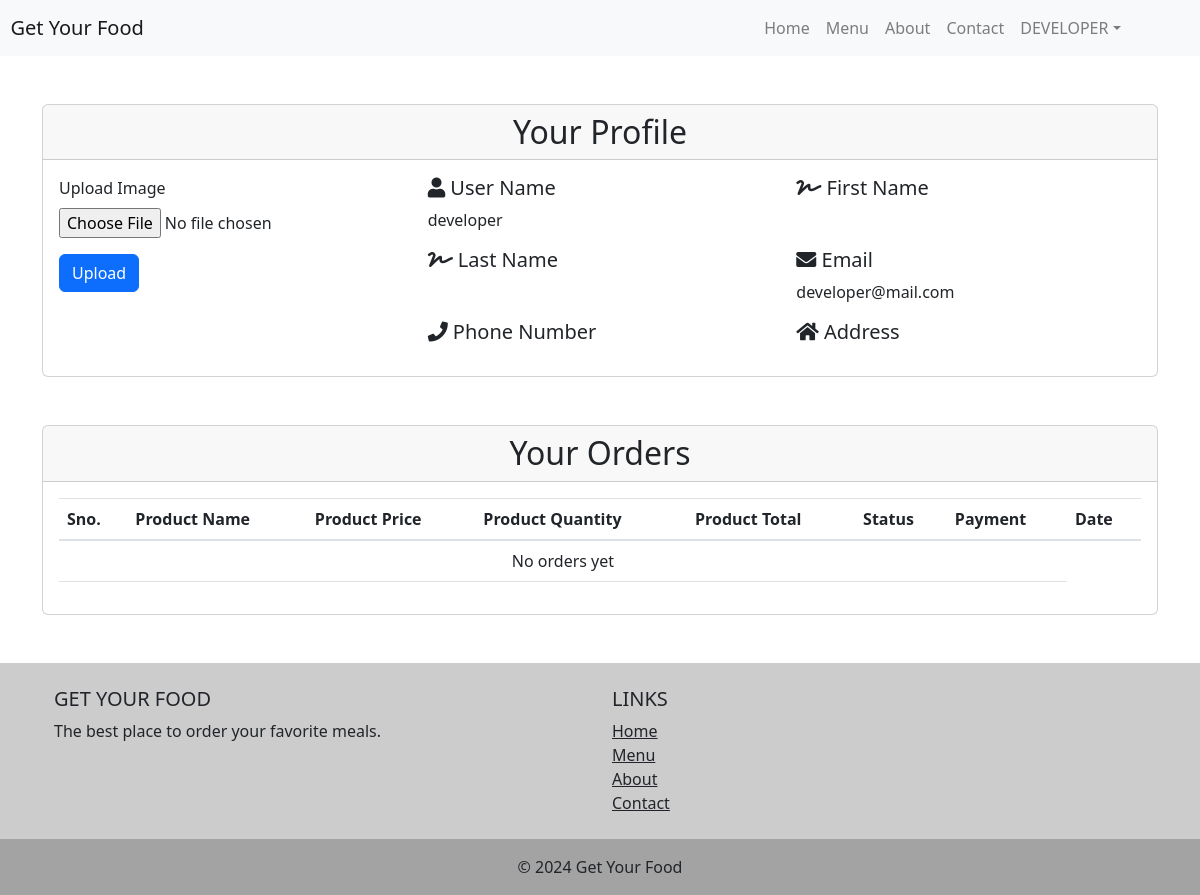
Page /profile/ (signed in) on the earlier database version.
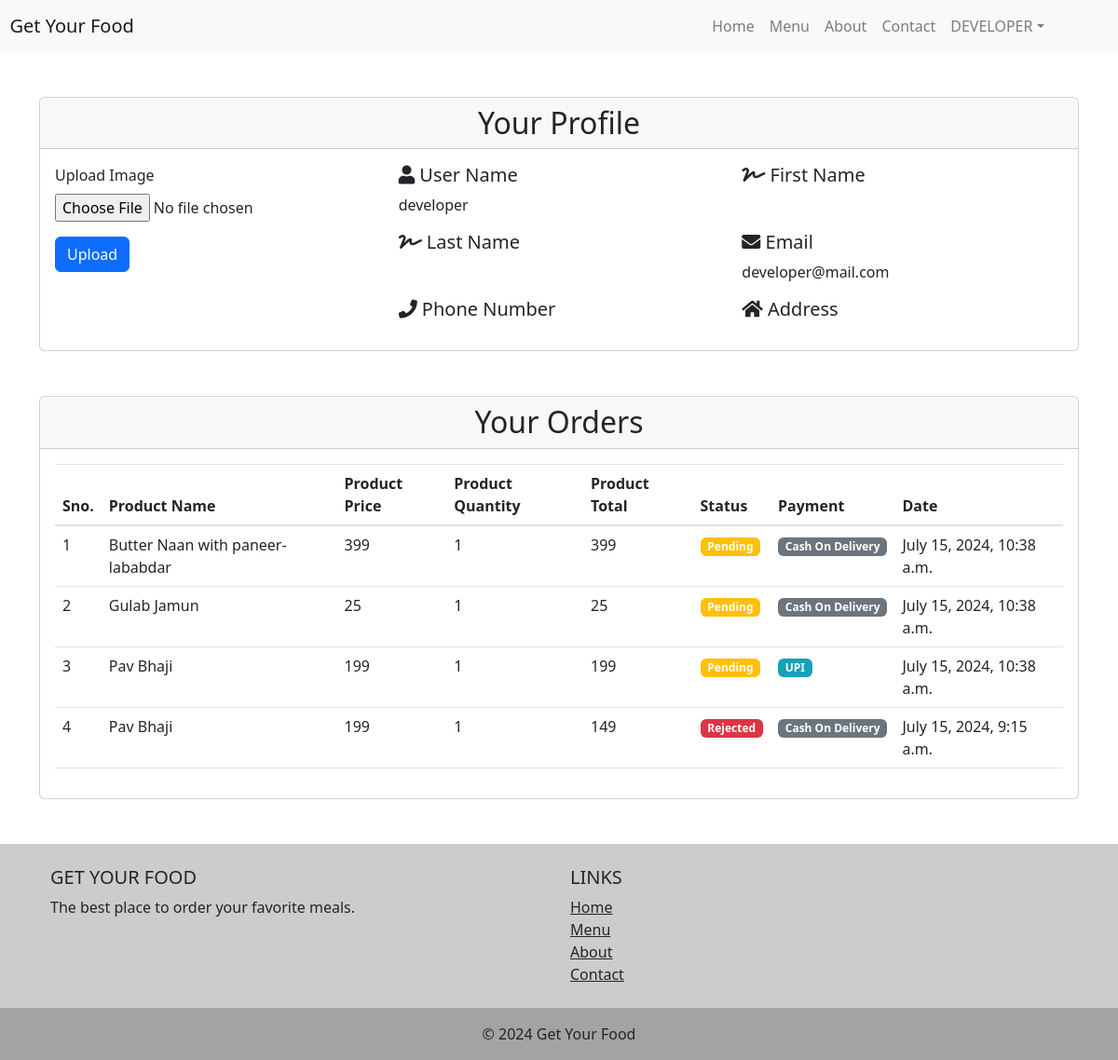
Same page on the later database version.
### myapp/models.py (models this page shows, shortened)
class Orders(models.Model):
    status_choices = [
        ('p', 'Pending'),
        ('c', 'Completed'),
        ('r', 'Rejected'),
    ]
    payment_choices = [
        ('cod', 'Cash on Delivery'),
        ('u', 'Upi'),
        ('c', 'Card'),
    ]
    user = models.ForeignKey(CustomUser, on_delete=models.CASCADE)
    product = models.ForeignKey(Product, on_delete=models.CASCADE)
    quantity = models.PositiveIntegerField()
    total = models.PositiveIntegerField()
    created_at = models.DateTimeField(auto_now_add=True)
    status = models.CharField(max_length=100, choices=status_choices, default='p')
    payment = models.CharField(max_length=100, choices=payment_choices, default='cod')
    class Meta:
        ordering = ['-created_at']

class Product(models.Model):
    name = models.CharField(max_length=100)
    price = models.IntegerField(default=0)
    description = models.CharField(max_length=100)
    image = models.ImageField(upload_to='images/')
    category = models.ForeignKey(Category, on_delete=models.CASCADE)
    class Meta:
        ordering = ['category']

### myapp/views.py (the view, shortened to what this page needs)
# urls.py: path('profile/', views.UserProfile.as_view(), name='profile'),
class UserProfile(View):
    @method_decorator(login_required)
    def get(self, request):
        user_orders = Orders.objects.filter(user=request.user)
        return render(request, 'profile.html' ,{'orders': user_orders})

### myapp/templates/profile.html (shortened to what the changed rows need)
{% extends 'base.html' %}
{% block content %}
<div class="container my-5">
    <div class="card mb-5">
        <div class="card-header">
            <h2 class="text-center mb-0">Your Profile</h2>
        </div>
    </div>
    <div class="card">
        <div class="card-header">
            <h2 class="text-center mb-0">Your Orders</h2>
        </div>
        <div class="card-body">
            <div class="table-responsive">
                <table class="table table-hover">
                    <thead>
                        <tr>
                            <th scope="col">Sno.</th>
                            <th scope="col">Product Name</th>
                            <th scope="col">Product Price</th>
                            <th scope="col">Product Quantity</th>
                            <th scope="col">Product Total</th>
                            <th scope="col">Status</th>
                            <th scope="col">Payment</th>
                            <th scope="col">Date</th>
                        </tr>
                    </thead>
                    <tbody>
                        {% for order in orders %}
                        <tr>
                            <td>{{forloop.counter}}</td>
                            <td>{{ order.product.name }}</td>
                            <td>{{ order.product.price }}</td>
                            <td>{{ order.quantity }}</td>
                            <td>{{ order.total }}</td>
                            <td>
                                {% if order.status == 'c' %}
                                <span class="badge badge-success">Completed</span>
                                {% elif order.status == 'r' %}
                                <span class="badge badge-danger">Rejected</span>
                                {% else %}
                                <span class="badge badge-warning">Pending</span>
                                {% endif %}
                            </td>
                            <td>
                                {% if order.payment == 'c' %}
                                <span class="badge badge-primary">Card</span>
                                {% elif order.payment == 'u' %}
                                <span class="badge badge-info">UPI</span>
                                {% else %}
                                <span class="badge badge-secondary">Cash On Delivery</span>
                                {% endif %}
                            </td>
                            <td>{{ order.created_at }}</td>
                        </tr>
                        {% empty %}
                        <tr>
                            <td colspan="7" class="text-center">No orders yet</td>
                        </tr>
                        {% endfor %}
                    </tbody>
                </table>
            </div>
        </div>
    </div>
</div>
<link href="https://cdnjs.cloudflare.com/ajax/libs/font-awesome/5.15.4/css/all.min.css" rel="stylesheet">
{% endblock %}

Differences in the rows shown:
added Orders: product.name "Butter Naan with paneer-lababdar", product.price "399", quantity "1", total "399", status "Pending", payment "Cash On Delivery", created_at "July 15, 2024, 10:38 a.m."
added Orders: product.name "Gulab Jamun", product.price "25", quantity "1", total "25", status "Pending", payment "Cash On Delivery", created_at "July 15, 2024, 10:38 a.m."
added Orders: product.name "Pav Bhaji", product.price "199", quantity "1", total "199", status "Pending", payment "UPI", created_at "July 15, 2024, 10:38 a.m."
added Orders: product.name "Pav Bhaji", product.price "199", quantity "1", total "149", status "Rejected", payment "Cash On Delivery", created_at "July 15, 2024, 9:15 a.m."
Other differences:
text no longer shown: "No orders yet"
